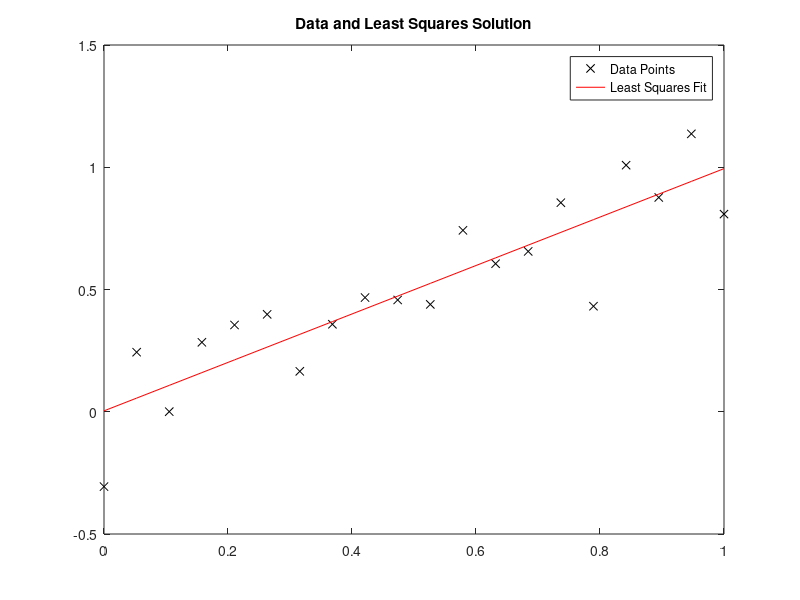

Write the MATLAB code that produced this figure. (Note: this script raises an error after producing the figure.)
rng(0)

% Construct data
n = 20;                             % number of data points
x = linspace(0,1,n);                % known inputs
y = x + 0.25*randn(1,length(x));    % noisy outputs


% Plot data and solve least squares problem.
A = [x', ones(length(x),1)];
param = A\y';
figure()
plot(x, y, 'xk')
hold on
plot(x, param(1)*x + param(2), 'r')
legend('Data Points', 'Least Squares Fit', 'location', 'best')
title('Data and Least Squares Solution')
hold off


linear = @(x, W, b) W*x+b;
d_linear = @(a) 1;

e_R = 2; % factor by which to divide learning rate
N_R = 4; % how often to reduce learning rate



%%  METHOD 1: Stochastic Gradient Descent

Niter = 5e3;
eta = 0.05;

% Initialise weight and bias.
W_stochastic = zeros(Niter,1);  W_stochastic(1) = W; 
b_stochastic = zeros(Niter,1);  b_stochastic(1) = b;

for iterations = 2:Niter
    
    % Select training data point.
    i = randi(length(x), 1);
    
    % Forward pass
    a2 = linear(x(i), W_stochastic(iterations-1), b_stochastic(iterations-1));
    
    % Backward pass
    delta = d_linear(a2)*(a2-y(i));
    
    % Update weights
    W_stochastic(iterations) = W_stochastic(iterations-1) - eta*delta*x(i);
    b_stochastic(iterations) = b_stochastic(iterations-1) - eta*delta;
    
    if(mod(iterations, floor(Niter/N_R)) == 0)
        eta = eta/e_R;
    end
end


%% METHOD 2: Mini Batch

Niter = 5e3;
eta = 0.05;

% Initialise weight and bias.
W_mini = zeros(Niter,1);  W_mini(1) = W; 
b_mini = zeros(Niter,1);  b_mini(1) = b;

% Size of mini batch.
mini_batch = 6;

for iterations = 2:Niter
    
    % Select batch of data training points.
    perm = randperm(length(x));
    perm = perm(1:mini_batch);
    
    % Forward pass
    a2 = linear(x(perm), W_mini(iterations-1), b_mini(iterations-1));

    % Backward pass
    delta = d_linear(a2)*(a2-y(perm));

    % Update weights
    W_mini(iterations) = W_mini(iterations-1) - eta*mean(delta.*x(perm));
    b_mini(iterations) = b_mini(iterations-1) - eta*mean(delta);
    
    if(mod(iterations, floor(Niter/N_R)) == 0)
        eta = eta/e_R;
    end
end


%% METHOD 3: Full Batch

Niter = 3e3;
eta = 0.05;

% Initalise weight and bias.
W_batch = zeros(Niter,1);  W_batch(1) = W; 
b_batch = zeros(Niter,1);  b_batch(1) = b;

for iterations = 2:Niter
    
    % Forward pass
    a2 = linear(x, W_mini(iterations-1), b_mini(iterations-1));

    % Backward pass
    delta = d_linear(a2)*(a2-y);

    % Update weights
    W_batch(iterations) = W_batch(iterations-1) - eta*mean(delta.*x);
    b_batch(iterations) = b_batch(iterations-1) - eta*mean(delta);
    
    if(mod(iterations, floor(Niter/N_R)) == 0)
        eta = eta/e_R;
    end  
end


%% PLOT PATHS:

figure
plot(W_stochastic, b_stochastic)
hold on
plot(W_mini, b_mini)
plot(W_batch, b_batch)
plot(param(1), param(2), 'kx', 'markersize', 20, 'linewidth', 4)
legend('Stochastic', 'Mini Batch', '(Full) Batch')
ylabel('b')
xlabel('W')
